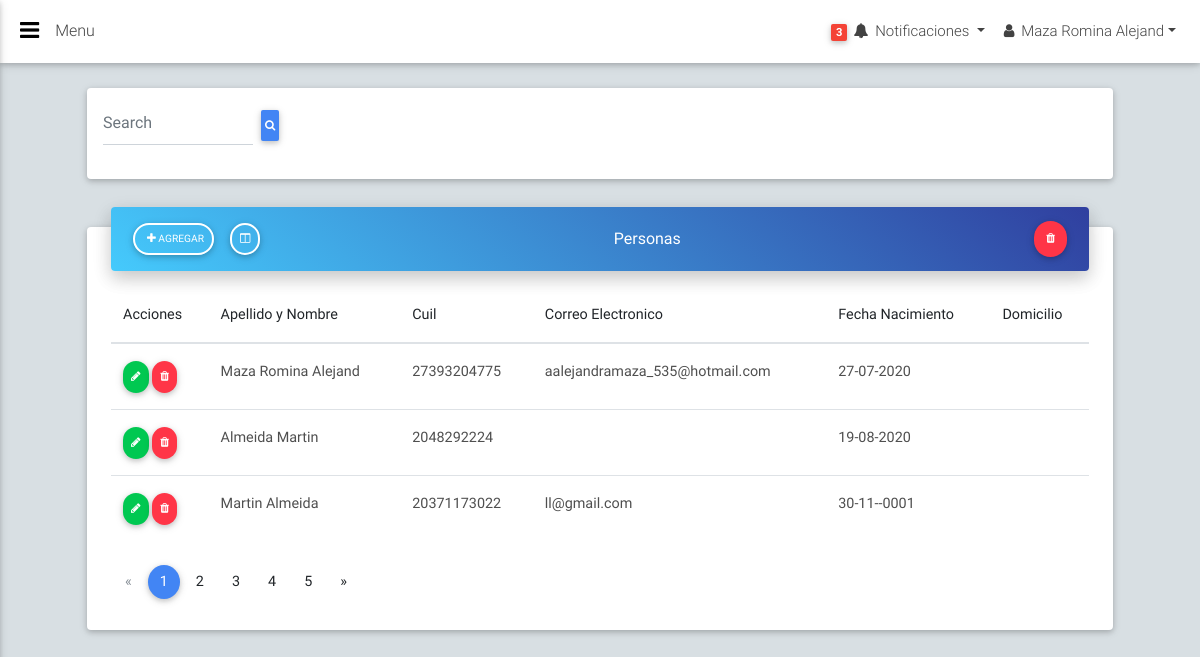
Page /personas/index.php (signed in) on the committed database.
### tables this page shows
CREATE TABLE `personas` (
  `id_persona` int(4) NOT NULL,
  `apellido_nombre_persona` varchar(60) NOT NULL,
  `cuil_persona` varchar(20) NOT NULL,
  `sexo` varchar(2) NOT NULL,
  `fecha_nacimiento` date DEFAULT NULL,
  `email` varchar(200) DEFAULT NULL,
  `domicilio` varchar(250) DEFAULT NULL,
  `contacto` int(20) DEFAULT NULL,
  `rela_id_localidad` int(4) DEFAULT NULL,
  `nacionalidad` varchar(100) DEFAULT NULL
);

### personas/index.php (shortened to what this page needs)
<?php
require_once "../conexion/conexion.php";
$sql_personas="SELECT * FROM `personas`";
$personas=$conexion->query($sql_personas)->fetchAll(PDO::FETCH_OBJ);
?>
    <main>
        <div class="container-fluid">
            <section>
                <div class="card p-2 mb-5">
                    <div class="row">
                        <div class="col-lg-6 col-md-7">
                            <form class="form-inline md-form mt-2 ml-2">
                                <input class="form-control my-0" type="text" placeholder="Search" style="max-width: 150px;">
                                <button class="btn btn-sm btn-primary ml-2 px-1"><i class="fa fa-search"></i>  </button>
                            </form>
                        </div>
                    </div>
                </div>
                <div class="card card-cascade narrower z-depth-1">
                    <div class="view gradient-card-header blue-gradient narrower py-2 mx-4 mb-3 d-flex justify-content-between align-items-center">
                        <div>
                            <a href="frmAgregar.php" type="button" class="btn btn-outline-white btn-rounded btn-sm px-2"><i class="fa fa-plus ml-1"></i> Agregar</a>
                            <button type="button" class="btn btn-outline-white btn-rounded btn-sm px-2"><i class="fa fa-columns mt-0"></i></button>
                        </div>
                        <a href="" class="white-text mx-3">Personas</a>
                        <div>
                            <button type="button" class="btn btn-danger btn-rounded btn-sm px-2"><i class="fa fa-trash m-1"></i></button>
                        </div>
                    </div>
                    <div class="px-4">
                        <div class="table-responsive">
                            <table class="table table-hover mb-0">
                                <thead>
                                    <tr>
                                        <th>Acciones</th>
                                        <th>Apellido y Nombre</th>
                                        <th>Cuil</th>
                                        <th>Correo Electronico</th>
                                        <th>Fecha Nacimiento</th>
                                        <th>Domicilio</th>
                                    </tr>
                                </thead>
                                <tbody>
                                    <?php
                                    foreach($personas as $persona){?>
                                        <tr>
                                            <th>
                                            <div>
                                                <a class="btn btn-rounded btn-success btn-sm px-2" data-toggle="modal" data-target="#modalModificar" onclick="datosPersona(<?php echo $persona->id_persona?>)"><i class="fa fa-pencil"></i></a>
                                                <a class="btn btn-rounded btn-danger btn-sm px-2" onclick="eliminarPersona(<?php echo $persona->id_persona ?>)"><i class="fa fa-trash"></i></a>
                                            </div>
                                            </th>
                                            <td><?php echo $persona->apellido_nombre_persona?></td>
                                            <td><?php echo $persona->cuil_persona?></td>
                                            <td><?php echo $persona->email?></td>
                                            <td><?php echo date_format(date_create($persona->fecha_nacimiento),'d-m-Y')?></td>
                                            <td><?php echo $persona->domicilio?></td>
                                        </tr>
                                    <?php }?>
                                </tbody>
                            </table>
                        </div>
                        <nav class="my-4">
                            <ul class="pagination pagination-circle pg-blue mb-0">
                                <li class="page-item disabled">
                                    <a class="page-link" aria-label="Previous">
                                        <span aria-hidden="true">&laquo;</span>
                                    </a>
                                </li>
                                <li class="page-item active"><a class="page-link">1</a></li>
                                <li class="page-item"><a class="page-link">2</a></li>
                                <li class="page-item clearfix d-none d-md-inline-block"><a class="page-link">3</a></li>
                                <li class="page-item clearfix d-none d-md-inline-block"><a class="page-link">4</a></li>
                                <li class="page-item clearfix d-none d-md-inline-block"><a class="page-link">5</a></li>
                                <li class="page-item">
                                    <a class="page-link" aria-label="Next">
                                        <span aria-hidden="true">&raquo;</span>
                                    </a>
                                </li>
                            </ul>
                        </nav>
                    </div>
                </div>
            </section>
        </div>
    </main>
  <?php include "../template/script.php"?>

### css/style.css (style rules this page uses)
body { background-color: #d8dfe3; }

### rows in the picture
personas: apellido_nombre_persona "Maza Romina Alejand", cuil_persona "27393204775", email "aalejandramaza_535@hotmail.com", fecha_nacimiento "27-07-2020"
personas: apellido_nombre_persona "Almeida Martin", cuil_persona "2048292224", fecha_nacimiento "19-08-2020"
personas: apellido_nombre_persona "Martin Almeida", cuil_persona "20371173022", email "ll@gmail.com", fecha_nacimiento "30-11--0001"

### other values in the picture
$_SESSION['apellido_nombre_persona'] "Maza Romina Alejand"
